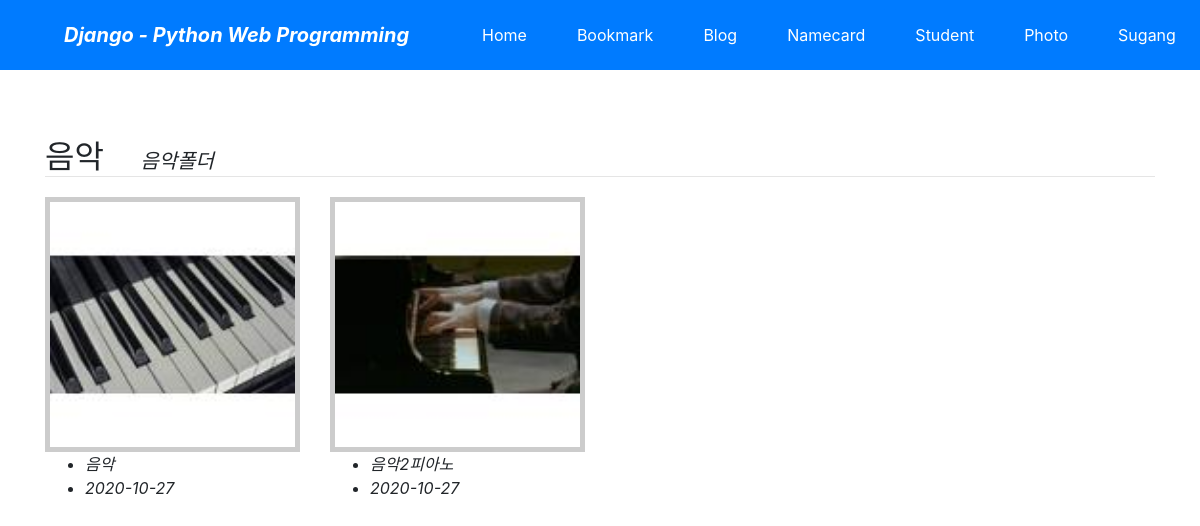
/photo/album/1/, run on the app's committed database.
### photo/models.py (models this page shows, shortened)
class Album(models.Model): #앨범 테이블 정의
    name = models.CharField('NAME', max_length=30)
    description = models.CharField('One Line Description', max_length=100, blank=True)
    owner = models.ForeignKey('auth.User', on_delete=models.CASCADE, verbose_name='OWNER', blank=True,null=True)  # contents edit위해 추가
    class Meta:
        ordering = ('name',)

class Photo(models.Model): #사진 테이블 정의
    album = models.ForeignKey(Album, on_delete=models.CASCADE)
    title = models.CharField('TITLE', max_length=30)
    description = models.TextField('Photo Description', blank=True)
    image = ThumbnailImageField('IMAGE', upload_to='photo/%Y/%m')
    upload_dt = models.DateTimeField('UPLOAD DATE', auto_now_add=True)
    owner = models.ForeignKey('auth.User', on_delete=models.CASCADE, verbose_name='OWNER', blank=True, null=True) # contents edit위해 추가
    class Meta:
        ordering = ('title',)
    def get_absolute_url(self):
        return reverse('photo:photo_detail', args=(self.id,))

### photo/views.py (the view)
# urls.py: path('album/<int:pk>/', views.AlbumDV.as_view(), name='album_detail'),
class AlbumDV(DetailView): # 앨범 디테일 뷰
    model = Album

### photo/fields.py (called while the page is built)
    def _add_thumb(self, s):
        parts = s.split('.')
        parts.insert(-1, 'thumb')
        if parts[-1].lower() not in ('jpeg', 'jpg'):
            parts[-1] = 'jpg'
        return '.'.join(parts)

    @property  #  썸네일 url인 thumb_url 속성을 만듬
    def thumb_url(self):
        return self._add_thumb(self.url)

### photo/templates/photo/album_detail.html (shortened to what this page needs)
{% extends "base.html" %}
{% block content %}
    <div class="mt-5">
        <span class="h2">{{ object.name }}&emsp;</span>
        <span class="h5 font-italic">{{ object.description }}</span>
    </div>
    <hr style="margin: 0 0 20px 0;">
    <div class="row">
        {% for photo in object.photo_set.all %}
        <div class="col-md-3 mb-5">
            <div class="thumbnail">
                <a href="{{ photo.get_absolute_url }}">
                    <img src="{{ photo.image.thumb_url }}" style="width: 100%;">
                </a>
            </div>
            <ul>
                <li class="font-italic">{{ photo.title }}</li>
                <li class="font-italic">{{ photo.upload_dt|date:"Y-m-d" }}</li>
            </ul>
        </div>
        {% endfor %}
    </div>
{% endblock %}

### photo/templates/photo/album_detail.html (style rules this page uses)
.thumbnail { border: 5px solid #ccc; }

### data on the page
Album: name "음악", description "음악폴더"
Photo: shows a picture, title "음악", upload_dt "2020-10-27"
Photo: shows a picture, title "음악2피아노", upload_dt "2020-10-27"
